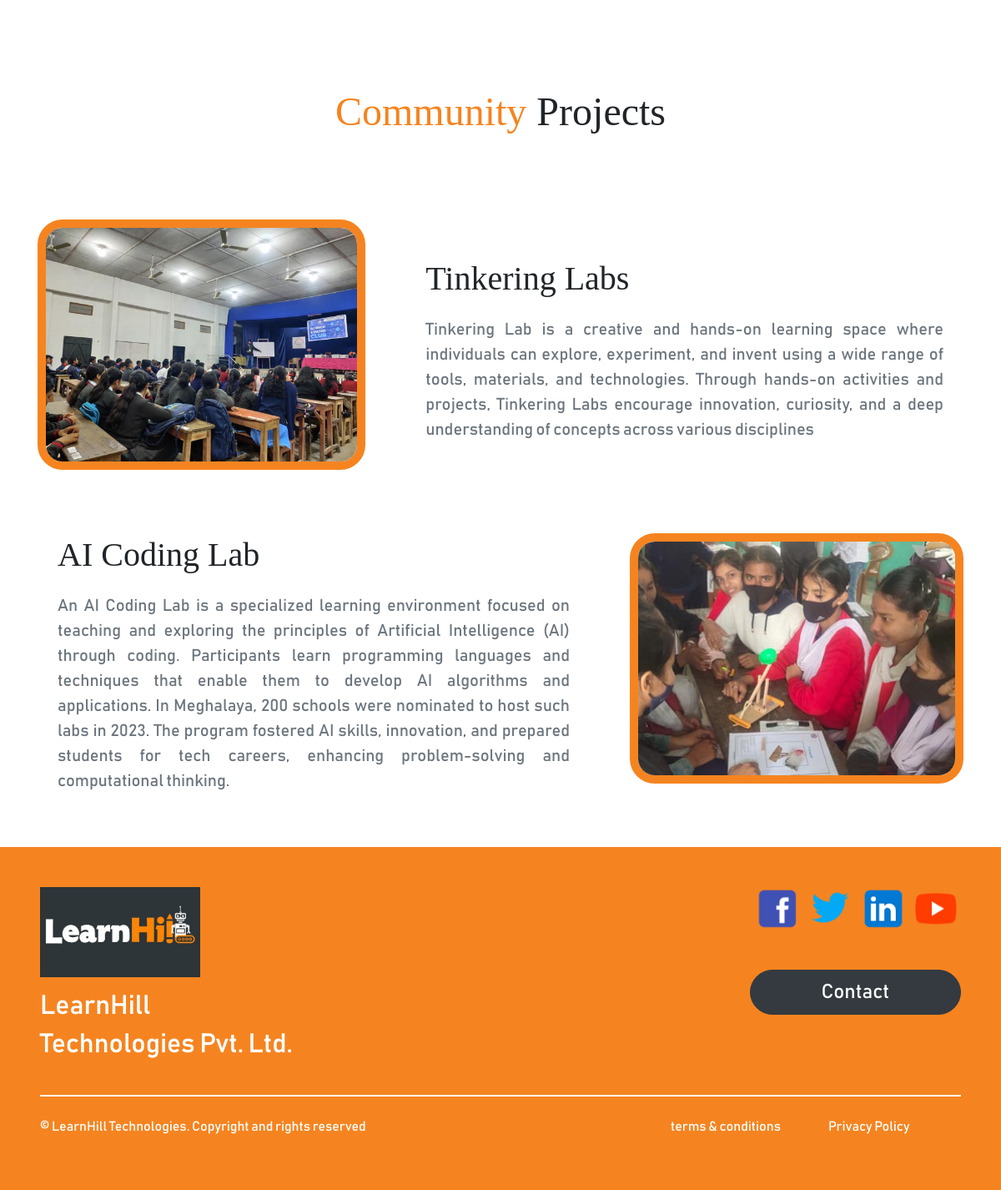
Before: /community_programs/ (lower part) with the older database file.
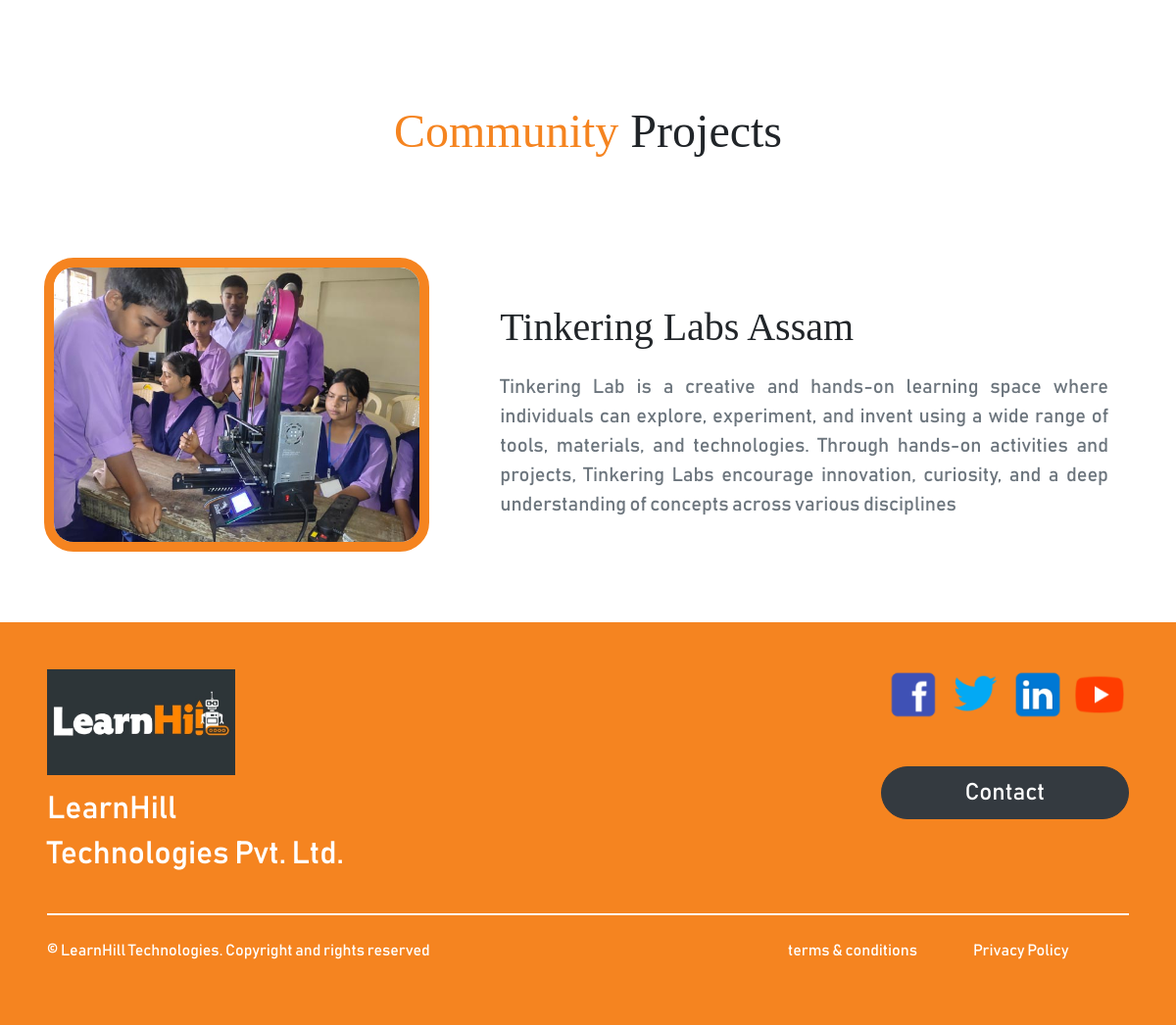
After: the same page with the newer database file.
### LearnHillApp/models.py (models this page shows)
class Program(models.Model):
    heading = models.CharField(max_length=255)
    description = models.TextField()
    schools_participated = models.CharField(max_length=10, blank=True, null=True)
    students_trained = models.CharField(max_length=10, blank=True, null=True)
    teachers_trained = models.CharField(max_length=10, blank=True, null=True)
    district_participated = models.CharField(max_length=10, blank=True, null=True)
    state = models.CharField(max_length=100, blank=True, null=True)
    state_image = models.ImageField(upload_to='state_images', help_text="upload image of state for past program page")
    partner = models.ManyToManyField(Partner, blank=True)
    objective = RichTextField(blank=True, null=True)
    action = RichTextField(blank=True, null=True)
    impact = models.TextField(blank=True, null=True)
    image1 = models.ImageField(upload_to='project_image', help_text="primary image: PUT a Square Image Here")
    image2 = models.ImageField(upload_to='project_image', help_text="secondary image for past program page")
    image3 = models.ImageField(upload_to='project_image', help_text="secondary image for past program page")
    image4 = models.ImageField(upload_to='project_image', blank=True, null=True, help_text="Extra Image to Adjust Past Program Page")
    image5 = models.ImageField(upload_to='project_image', blank=True, null=True, help_text="Extra Image to Adjust Past Program Page")
    image6 = models.ImageField(upload_to='project_image', blank=True, null=True, help_text="Extra Image to Adjust Past Program Page")
    hash_color_text = models.CharField(max_length=10, blank=True, null=True)
    hash_color_background = models.CharField(max_length=10, blank=True, null=True)
    start_date = models.DateField()
    end_date = models.DateField()
    past = models.BooleanField()
    upcoming = models.BooleanField()
    community = models.BooleanField()
    created_at = models.DateTimeField(auto_now_add=True)
    updated_at = models.DateTimeField(auto_now=True)

### LearnHillApp/views.py (the view)
# urls.py: path('community_programs/',  views.community_programs, name='community_programs'),
def community_programs(request):
    community_programs = Program.objects.filter(community=True)
    return render(request, 'community_programs.html', {'community_programs': community_programs})

### templates/community_programs.html (shortened to what this page needs)
{% extends 'base.html' %}
{% load static %}
{% block extra_css %}
    <link rel='stylesheet' href="{% static 'css/community.css' %}">
{% endblock %}
{% block content %}
    <section id="hero">
    </section>
    <h1 class="text-center main_community_heading headings"><span style="color: #F58420;">Community</span> Projects</h1>
    <section class="my-5" id="community_projects">
        <div class="container">
            {% for program in community_programs %}
            <div class="my-5 d-flex justify-content-center align-items-center community_card_container {% if forloop.counter|divisibleby:2 %}flex-row-reverse{% endif %}">
                <img class="community_img mb-4 img-fluid {% if forloop.counter|divisibleby:2 %}ml-md-5{% else %}mr-md-5{% endif %}" src="{{ program.image1.url }}" alt="">
                <div class="d-flex flex-column px-4">
                    <p class="community_card_heading headings">{{program.heading}}</p>
                    <p class="community_card_description text-muted text-justify"> {{ program.description }} </p>
                </div>
            </div>
            {% empty %}
            <div class="my-5" style="border: 1px solid rgba(0, 0, 0, 0.3);"></div>
            <h2 class="text-muted">No Community Programs !!!</h2>
            <div class="my-5" style="border: 1px solid rgba(0, 0, 0, 0.3);"></div>
            {% endfor %}
        </div>
    </section>
    {% include 'includes/footer.html' %}
{% endblock %}

Changed rows visible on the page:
removed Program: image1 (picture), heading "AI Coding Lab", description "An AI Coding Lab is a specialized learning environment focused on teaching and exploring the principles of Artificial Intelligence (AI) through coding. Participants learn programming languages and techniques that enable them to develop AI algorithms and applications. In Meghalaya, 200 schools were nominated to host such labs in 2023. The program fostered AI skills, innovation, and prepared students for tech careers, enhancing problem-solving and computational thinking."
changed Program: image1: a different picture; heading "Tinkering Labs" → "Tinkering Labs Assam"
